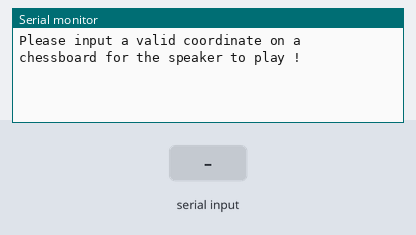
This sketch was run on a simulated Arduino Uno, built with avr-gcc and run on an emulated ATmega328P. Shown: the last lines printed to the serial monitor. Inputs (shaded band) come from the test bench. Storage starts empty; the audio player accepts every command and is not drawn.

Above: at 1.2 s.
1.3 s: "A" received over Serial
At 4.1 s:
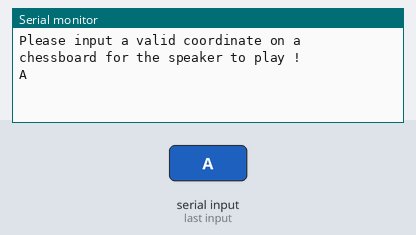
4.3 s: "B" received over Serial
At 6.6 s:
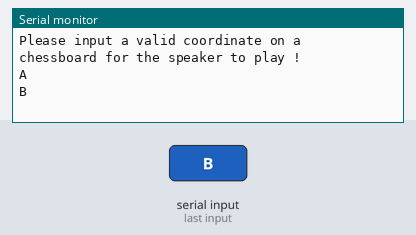
7.3 s: "C" received over Serial
At 10.1 s:
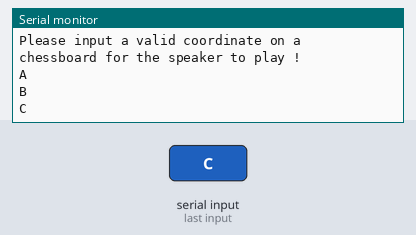
10.3 s: "D" received over Serial
At 13.1 s:
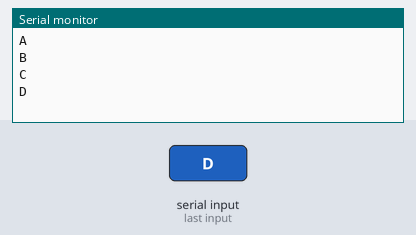
13.3 s: "E" received over Serial
At 15.9 s:
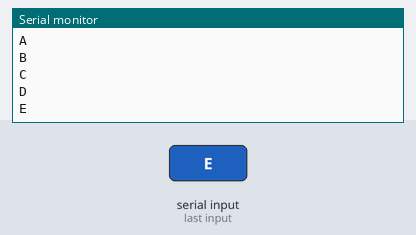
16.3 s: "F" received over Serial
At 19.4 s:
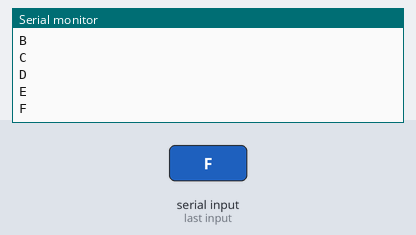

The sketch:

TestingPlayingCoordinateReadingSound.ino
```cpp
#include "SD.h"
#define SD_ChipSelectPin 10
#include "TMRpcm.h"
#include "SPI.h"

TMRpcm tmrpcm;

void setup()
{
tmrpcm.speakerPin=9;
Serial.begin(9600);
if(!SD.begin(SD_ChipSelectPin))
{
  Serial.println("SD fail");
  return;
}


tmrpcm.setVolume(6);
///tmrpcm.play("AA.wav");
Serial.println("Please input a valid coordinate on a chessboard for the speaker to play !");


}


void loop() {
//  tmrpcm.play("TWO.wav");
  //delay(1000);
  while (Serial.available()==0){
    }
  String input = Serial.readString();
  input.trim(); // it was .trim() , the reason why it wouldnt work as intended.


   char firstinput = input[0]; //char is one character
   char secondinput = input[1];


// Derbyn mewnbwn defnyddiwr ac adrodd cyfeseun cyntaf A-H gan denfyddio seinydd
   if (firstinput=='A'){
     tmrpcm.play("AI.wav");
     delay(1000);
     Serial.println("A");
    }
   else if (firstinput=='B'){
     tmrpcm.play("BB.wav");//.....
     delay(1000);
     Serial.println("B");

   }
   else if (firstinput=='C'){

    tmrpcm.play("CC.wav");
    delay(1000);
    Serial.println("C");
    }
   else if (firstinput=='D'){
    tmrpcm.play("DD.wav");
    delay(1000);
    Serial.println("D");

    }
   else if (firstinput=='E'){
    tmrpcm.play("EE.wav");
    delay(1000);
    Serial.println("E");
    }
   else if (firstinput=='F'){
    tmrpcm.play("FF.wav");
    delay(1000);
    Serial.println("F");
    }
   else if (firstinput=='G'){
    tmrpcm.play("GG.wav");
    delay(1000);
    Serial.println("G");
    }
   else if (firstinput=='H'){
    tmrpcm.play("HH.wav");
    delay(1000);
    Serial.println("H");
    }

 //Derbyn mewnwbwn defnyddiwr ac adrodd cyfeserun ail , 1-8
   if (secondinput=='1'){
     tmrpcm.play("ONE.wav");
     delay(1000);
     Serial.print("1");
    }
   else if (secondinput=='2'){
     tmrpcm.play("TWO.wav");
     delay(1000);
     Serial.print("2");
   }
   else if (secondinput=='3'){
     tmrpcm.play("THR.wav");
     delay(1000);
     Serial.print("3");
    }
    else if (secondinput=='4'){
     tmrpcm.play("FOU.wav");
     delay(1000);
     Serial.print("4");
    }
    else if (secondinput=='5'){
     tmrpcm.play("FIV.wav");
     delay(1000);
     Serial.print("5");
    }
    else if (secondinput=='6'){
     tmrpcm.play("SIX.wav");
     delay(1000);
     Serial.print("6");
    }
    else if (secondinput=='7'){
     tmrpcm.play("SEV.wav");
     delay(1000);
     Serial.print("7");
    }
    else if (secondinput=='8'){
     tmrpcm.play("EIG.wav");
     delay(1000);
     Serial.print("8");
    }


}
```

Measured:
- after the input at 1.3 s, the serial monitor: prints a new line after 2.0 s (image 1)
- after the input at 4.3 s, the serial monitor: prints a new line after 2.0 s (image 2)
- after the input at 7.3 s, the serial monitor: prints a new line after 2.0 s (image 3)
- after the input at 10.3 s, the serial monitor: prints a new line after 2.0 s (image 4)
- after the input at 13.3 s, the serial monitor: prints a new line after 2.0 s (image 5)
- after the input at 16.3 s, the serial monitor: prints a new line after 2.0 s (image 6)
